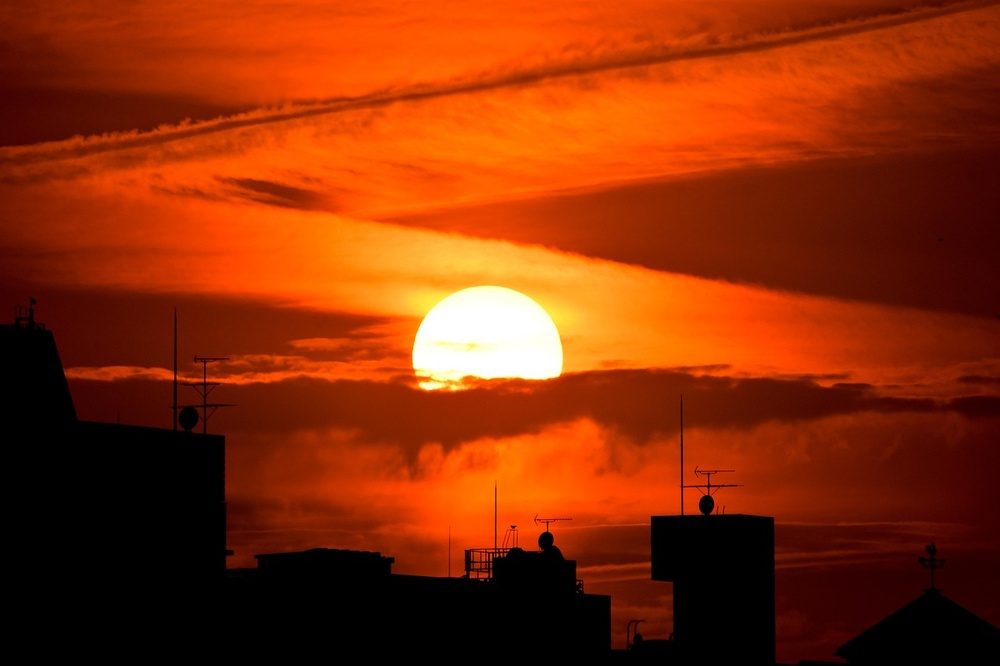
#> input picture 17/sunset-6136876_1280.jpg, 1000 x 666 px, shrunk from 1280 x 853 before the run, found by its file name
$ python 17.py
#> lines starting #> are read from the running program, lines starting #| are printed output that depends on the picture
from PIL import Image
import numpy as np

# --- 1. Cargar la imagen ---
ruta =ruta = "C:/Users/NET USO ESCOLAR 115/Pictures/sunset-6136876_1280.jpg"
imagen = Image.open(ruta)
#> imagen is the input picture: PIL image 1000x666 RGB; mean R, G, B 136.6, 45.5, 6.8

# --- 2. Convertir a matriz ---
matriz = np.array(imagen)

# --- 3. Aplicar el filtro gris ---
# Calcular el promedio de los tres canales
gris = np.mean(matriz[:, :, :3], axis=2)  # promedio de R, G, B
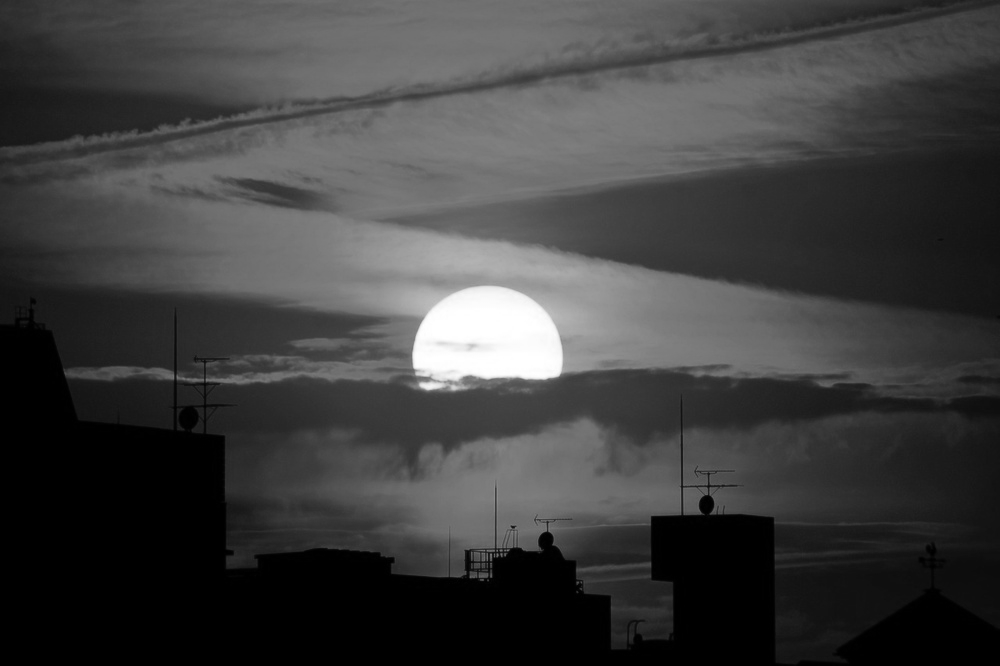
#> gris: shape (666, 1000) float64; min 0, max 255, mean 63
# Repetir el valor del gris en los tres canales
matriz_gris = np.stack((gris, gris, gris), axis=2).astype(np.uint8)

# --- 4. Convertir de nuevo a imagen ---
imagen_gris = Image.fromarray(matriz_gris)

# --- 5. Mostrar las imágenes ---
imagen.show(title="Original")
imagen_gris.show(title="Escala de grises")

# --- 6. (Opcional) Guardar el resultado ---
guardar = input("¿Desea guardar la imagen en gris? (s/n): ")
#> the answer given: out.png
if guardar.lower() == "s":
    imagen_gris.save("imagen_gris.png")
    print("Imagen guardada como 'imagen_gris.png'")
